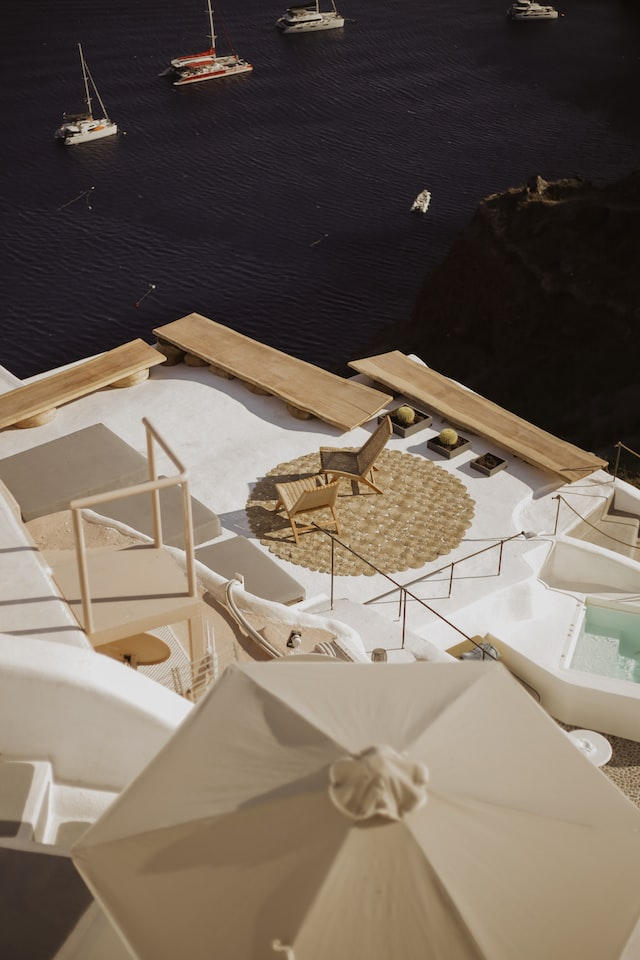
#> input picture image.jpg, 640 x 960 px
$ python main.py   (older library calls are emulated)
#> lines starting #> are read from the running program, lines starting #| are printed output that depends on the picture
import numpy as np
from scipy import signal
import matplotlib.pyplot as plt
from matplotlib.widgets import Slider
from PIL import Image


def get_gaussian_kern(sigma=1.5, size=3):
    """
    size gotta be odd (e. g. 3, 5, 7, ...)
    p.s. could be rewritten with np.meshgrid()
    """
    indices = np.dstack(np.indices((size, size)))
    indices -= (size//2, size//2)  # offsetting coordinates

    x = indices[..., 1]
    y = indices[..., 0]

    normal = 1 / (2 * np.pi * sigma**2)
    gaussian_matrix = np.exp(-(x**2 + y**2) / (2 * sigma**2)) / normal
    gaussian_matrix /= np.sum(gaussian_matrix)  # normalization helps to avoid oversaturation

    return gaussian_matrix

def rgb_convolve(image, kern):
    temp_image = np.empty_like(image)
    print("Color dim:", image.shape[-1])
    for dim in range(image.shape[-1]):
        temp_image = signal.convolve2d(image[:, :, dim],
                                       kern,
                                       mode="same",
                                       boundary="symm")
    return temp_image


plt.rcParams["figure.figsize"] = (10, 7)

img = plt.imread("image.jpg").astype(np.float) / 255.
print("Image loaded...")

kern = get_gaussian_kern()
print("Kernel is there...")

blurred_img = rgb_convolve(img, kern)
#| Color dim: 3
#> the loop in rgb_convolve, `for dim in range(image.shape[-1]):` made 3 passes
#> pass 1, in rgb_convolve, `temp_image = signal.convolve2d(image[:, :, dim], kern, mode="same", bo..`:
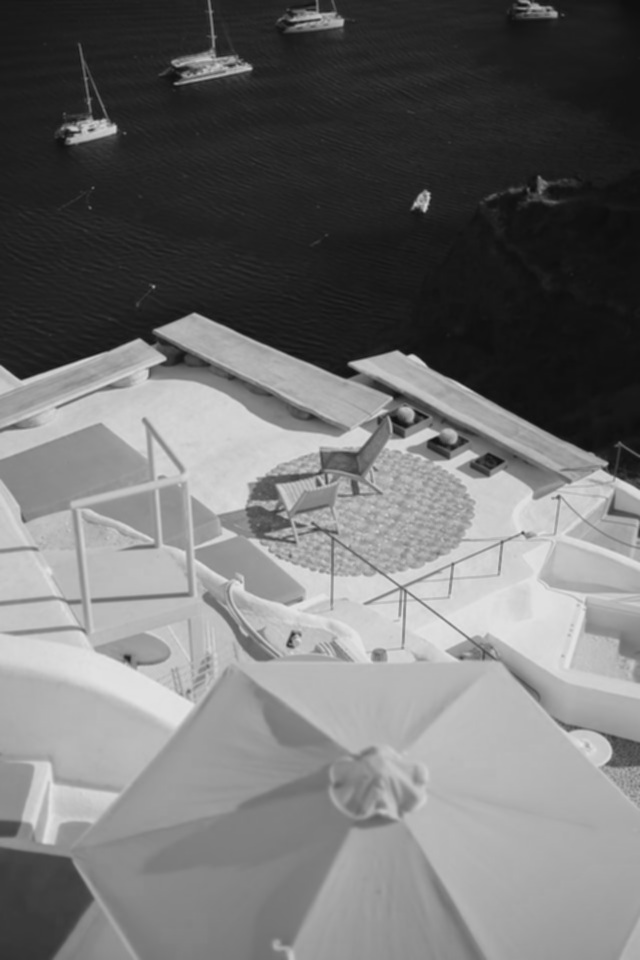
#> temp_image: shape (960, 640) float64; min 0.0544, max 0.897, mean 0.446
#> pass 2, in rgb_convolve, `temp_image = signal.convolve2d(image[:, :, dim], kern, mode="same", bo..`:
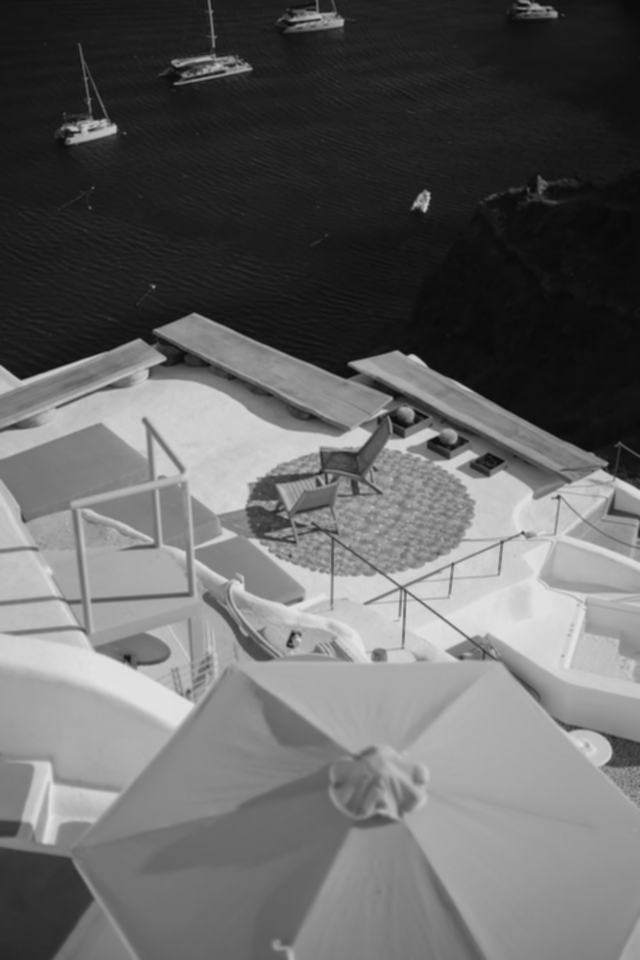
#> temp_image: shape (960, 640) float64; min 0.0361, max 0.889, mean 0.399
#> pass 3, in rgb_convolve, `temp_image = signal.convolve2d(image[:, :, dim], kern, mode="same", bo..`:
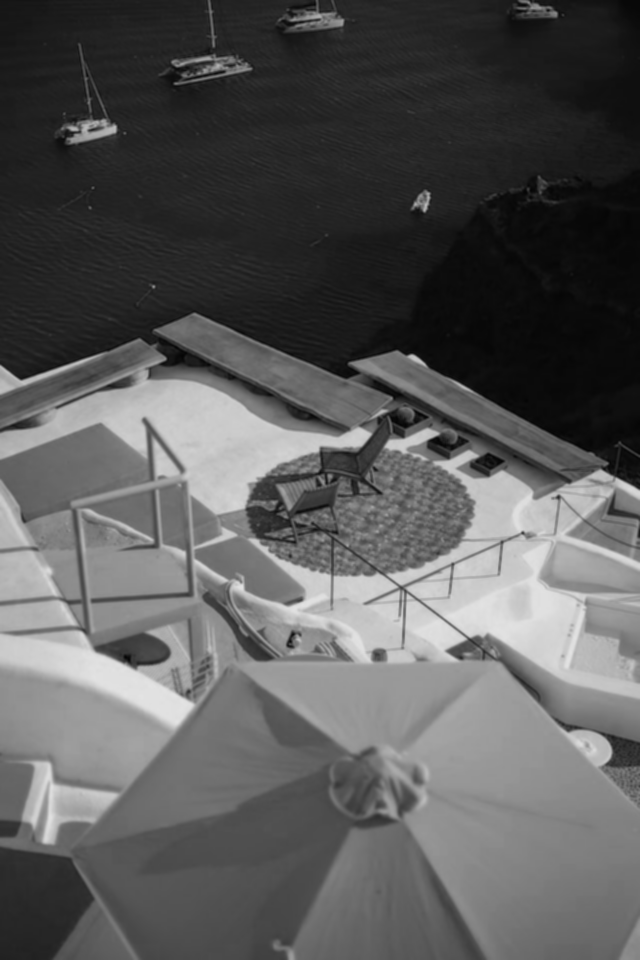
#> temp_image: shape (960, 640) float64; min 0.0171, max 0.893, mean 0.353
print("Filtered image...")

fig, (axL, axR) = plt.subplots(ncols=2, tight_layout=True)
fig.suptitle("Gaussian Blur")

axL.imshow(img)
axR.imshow(blurred_img)
plt.show()
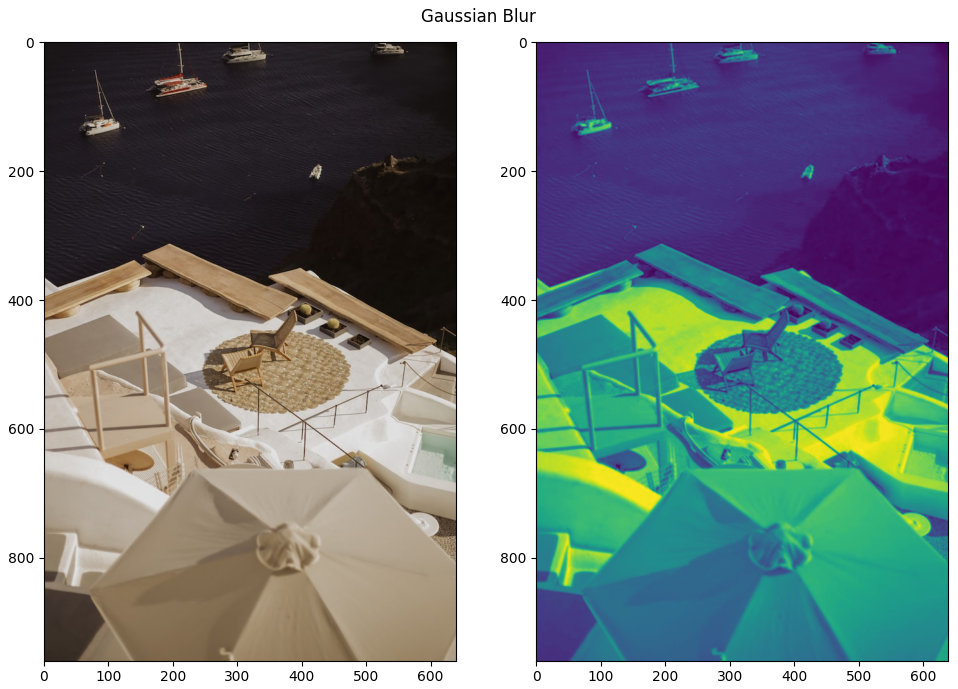
#> figure drawn by matplotlib, 2 panels
